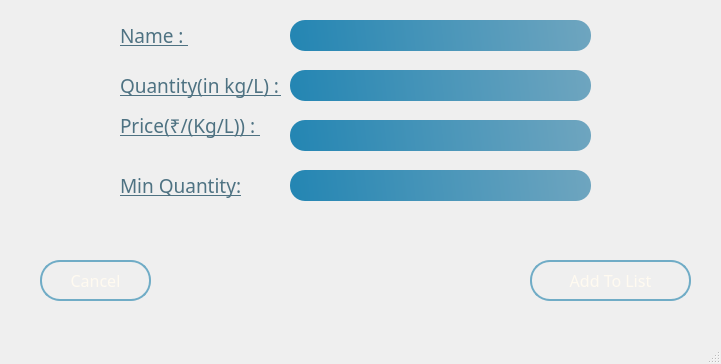
<?xml version="1.0" encoding="UTF-8"?>
<ui version="4.0">
 <class>add_rm</class>
 <widget class="QMainWindow" name="add_rm">
  <property name="geometry">
   <rect>
    <x>0</x>
    <y>0</y>
    <width>721</width>
    <height>364</height>
   </rect>
  </property>
  <property name="windowTitle">
   <string>Add Raw Material</string>
  </property>
  <property name="windowIcon">
   <iconset>
    <normaloff>icon.png</normaloff>icon.png</iconset>
  </property>
  <widget class="QWidget" name="centralwidget">
   <widget class="QLabel" name="label">
    <property name="geometry">
     <rect>
      <x>120</x>
      <y>20</y>
      <width>141</width>
      <height>31</height>
     </rect>
    </property>
    <property name="font">
     <font>
      <family>Segoe UI Variable Display Semil</family>
      <pointsize>14</pointsize>
      <underline>true</underline>
     </font>
    </property>
    <property name="styleSheet">
     <string notr="true">QLabel {
    color:rgb(78, 114, 130);
}
</string>
    </property>
    <property name="text">
     <string>Name : </string>
    </property>
   </widget>
   <widget class="QLabel" name="label_5">
    <property name="geometry">
     <rect>
      <x>120</x>
      <y>70</y>
      <width>161</width>
      <height>31</height>
     </rect>
    </property>
    <property name="font">
     <font>
      <family>Segoe UI Variable Display Semil</family>
      <pointsize>14</pointsize>
      <underline>true</underline>
     </font>
    </property>
    <property name="styleSheet">
     <string notr="true">QLabel {
    color:rgb(78, 114, 130);
}
</string>
    </property>
    <property name="text">
     <string>Quantity(in kg/L) : </string>
    </property>
   </widget>
   <widget class="QLabel" name="label_2">
    <property name="geometry">
     <rect>
      <x>120</x>
      <y>110</y>
      <width>141</width>
      <height>31</height>
     </rect>
    </property>
    <property name="font">
     <font>
      <family>Segoe UI Variable Display Semil</family>
      <pointsize>14</pointsize>
      <underline>true</underline>
     </font>
    </property>
    <property name="styleSheet">
     <string notr="true">QLabel {
    color:rgb(78, 114, 130);
}
</string>
    </property>
    <property name="text">
     <string>Price(₹/(Kg/L)) : </string>
    </property>
   </widget>
   <widget class="QLabel" name="label_1">
    <property name="geometry">
     <rect>
      <x>120</x>
      <y>170</y>
      <width>141</width>
      <height>31</height>
     </rect>
    </property>
    <property name="font">
     <font>
      <family>Segoe UI Variable Display Semil</family>
      <pointsize>14</pointsize>
      <underline>true</underline>
     </font>
    </property>
    <property name="styleSheet">
     <string notr="true">QLabel {
    color:rgb(78, 114, 130);
}
</string>
    </property>
    <property name="text">
     <string>Min Quantity:</string>
    </property>
   </widget>
   <widget class="QLineEdit" name="lineEdit">
    <property name="geometry">
     <rect>
      <x>290</x>
      <y>20</y>
      <width>301</width>
      <height>31</height>
     </rect>
    </property>
    <property name="font">
     <font>
      <family>Segoe UI Variable Small Light</family>
      <pointsize>14</pointsize>
     </font>
    </property>
    <property name="styleSheet">
     <string notr="true">QLineEdit {
    background: qlineargradient(spread:pad, x1:0.0157895, y1:0.603, x2:1, y2:0.591, stop:0 rgba(37, 134, 179, 255), stop:1 rgba(110, 165, 191, 255)); 
    
    border: qlineargradient(spread: repeat, 
                            x1: 0, y1: 0.602, x2: 1, y2: 0.597, 
                            stop: 0.0631579 rgba(0, 115, 168, 216), 
                            stop: 0.752632 rgba(25, 116, 159, 199), 
                            stop: 0.994737 rgba(49, 118, 150, 0)); 
    
    border-radius: 15px;
    padding-left: 10px;
    color: white;  
}</string>
    </property>
   </widget>
   <widget class="QLineEdit" name="lineEdit_2">
    <property name="geometry">
     <rect>
      <x>290</x>
      <y>70</y>
      <width>301</width>
      <height>31</height>
     </rect>
    </property>
    <property name="font">
     <font>
      <family>Segoe UI Variable Small Light</family>
      <pointsize>14</pointsize>
     </font>
    </property>
    <property name="styleSheet">
     <string notr="true">QLineEdit {
    background: qlineargradient(spread:pad, x1:0.0157895, y1:0.603, x2:1, y2:0.591, stop:0 rgba(37, 134, 179, 255), stop:1 rgba(110, 165, 191, 255)); 
    
    border: qlineargradient(spread: repeat, 
                            x1: 0, y1: 0.602, x2: 1, y2: 0.597, 
                            stop: 0.0631579 rgba(0, 115, 168, 216), 
                            stop: 0.752632 rgba(25, 116, 159, 199), 
                            stop: 0.994737 rgba(49, 118, 150, 0)); 
    
    border-radius: 15px;
    padding-left: 10px;
    color: white;  
}</string>
    </property>
   </widget>
   <widget class="QLineEdit" name="lineEdit_3">
    <property name="geometry">
     <rect>
      <x>290</x>
      <y>120</y>
      <width>301</width>
      <height>31</height>
     </rect>
    </property>
    <property name="font">
     <font>
      <family>Segoe UI Variable Small Light</family>
      <pointsize>14</pointsize>
     </font>
    </property>
    <property name="styleSheet">
     <string notr="true">QLineEdit {
    background: qlineargradient(spread:pad, x1:0.0157895, y1:0.603, x2:1, y2:0.591, stop:0 rgba(37, 134, 179, 255), stop:1 rgba(110, 165, 191, 255)); 
    
    border: qlineargradient(spread: repeat, 
                            x1: 0, y1: 0.602, x2: 1, y2: 0.597, 
                            stop: 0.0631579 rgba(0, 115, 168, 216), 
                            stop: 0.752632 rgba(25, 116, 159, 199), 
                            stop: 0.994737 rgba(49, 118, 150, 0)); 
    
    border-radius: 15px;
    padding-left: 10px;
    color: white;  
}</string>
    </property>
   </widget>
   <widget class="QLineEdit" name="lineEdit_4">
    <property name="geometry">
     <rect>
      <x>290</x>
      <y>170</y>
      <width>301</width>
      <height>31</height>
     </rect>
    </property>
    <property name="font">
     <font>
      <family>Segoe UI Variable Small Light</family>
      <pointsize>14</pointsize>
     </font>
    </property>
    <property name="styleSheet">
     <string notr="true">QLineEdit {
    background: qlineargradient(spread:pad, x1:0.0157895, y1:0.603, x2:1, y2:0.591, stop:0 rgba(37, 134, 179, 255), stop:1 rgba(110, 165, 191, 255)); 
    
    border: qlineargradient(spread: repeat, 
                            x1: 0, y1: 0.602, x2: 1, y2: 0.597, 
                            stop: 0.0631579 rgba(0, 115, 168, 216), 
                            stop: 0.752632 rgba(25, 116, 159, 199), 
                            stop: 0.994737 rgba(49, 118, 150, 0)); 
    
    border-radius: 15px;
    padding-left: 10px;
    color: white;  
}</string>
    </property>
   </widget>
   <widget class="QPushButton" name="cancel_pb">
    <property name="geometry">
     <rect>
      <x>40</x>
      <y>260</y>
      <width>111</width>
      <height>41</height>
     </rect>
    </property>
    <property name="font">
     <font>
      <family>Segoe UI Variable Small</family>
      <pointsize>-1</pointsize>
     </font>
    </property>
    <property name="styleSheet">
     <string notr="true">QPushButton {
    background-color: qlineargradient(spread:repeat, x1:0, y1:0.602, x2:1, y2:0.603, 
    stop:0.0631579 rgba(0, 115, 168, 216), 
    stop:0.448864 rgba(14, 116, 163, 227), 
    stop:0.653409 rgba(25, 116, 159, 199), 
    stop:0.8125 rgba(35, 117, 155, 191), 
    stop:0.982955 rgba(49, 118, 150, 185));
    
    color: #FFFAF0;  
    border-radius: 20px;      
    padding: 10px;             
    font-size: 16px;           
    border: 2px solid rgb(112, 172, 198);  /* Blue border */
}

QPushButton {
    background-color: qlineargradient(spread:repeat, x1:0, y1:0.602, x2:1, y2:0.603, 
    stop:0.0631579 rgba(0, 115, 168, 216), 
    stop:0.448864 rgba(14, 116, 163, 227), 
    stop:0.653409 rgba(25, 116, 159, 199), 
    stop:0.8125 rgba(35, 117, 155, 191), 
    stop:0.982955 rgba(49, 118, 150, 185));
    
    color: #FFFAF0;  
    border-radius: 20px;      
    padding: 10px;             
    font-size: 16px;           
    border: 2px solid rgb(112, 172, 198);  /* Blue border */
}

QPushButton:pressed {
    background-color: qlineargradient(spread:repeat, x1:0, y1:0.602, x2:1, y2:0.603, 
    stop:0.0631579 rgba(0, 100, 140, 216),
    stop:0.448864 rgba(10, 100, 140, 227), 
    stop:0.653409 rgba(20, 100, 140, 199), 
    stop:0.8125 rgba(30, 100, 140, 191), 
    stop:0.982955 rgba(40, 100, 140, 185));
}
</string>
    </property>
    <property name="text">
     <string>Cancel</string>
    </property>
   </widget>
   <widget class="QPushButton" name="add_it_pb">
    <property name="geometry">
     <rect>
      <x>530</x>
      <y>260</y>
      <width>161</width>
      <height>41</height>
     </rect>
    </property>
    <property name="font">
     <font>
      <family>Segoe UI Variable Small</family>
      <pointsize>-1</pointsize>
     </font>
    </property>
    <property name="styleSheet">
     <string notr="true">QPushButton {
    background-color: qlineargradient(spread:repeat, x1:0, y1:0.602, x2:1, y2:0.603, 
    stop:0.0631579 rgba(0, 115, 168, 216), 
    stop:0.448864 rgba(14, 116, 163, 227), 
    stop:0.653409 rgba(25, 116, 159, 199), 
    stop:0.8125 rgba(35, 117, 155, 191), 
    stop:0.982955 rgba(49, 118, 150, 185));
    
    color: #FFFAF0;  
    border-radius: 20px;      
    padding: 10px;             
    font-size: 16px;           
    border: 2px solid rgb(112, 172, 198);  /* Blue border */
}

QPushButton {
    background-color: qlineargradient(spread:repeat, x1:0, y1:0.602, x2:1, y2:0.603, 
    stop:0.0631579 rgba(0, 115, 168, 216), 
    stop:0.448864 rgba(14, 116, 163, 227), 
    stop:0.653409 rgba(25, 116, 159, 199), 
    stop:0.8125 rgba(35, 117, 155, 191), 
    stop:0.982955 rgba(49, 118, 150, 185));
    
    color: #FFFAF0;  
    border-radius: 20px;      
    padding: 10px;             
    font-size: 16px;           
    border: 2px solid rgb(112, 172, 198);  /* Blue border */
}

QPushButton:pressed {
    background-color: qlineargradient(spread:repeat, x1:0, y1:0.602, x2:1, y2:0.603, 
    stop:0.0631579 rgba(0, 100, 140, 216),
    stop:0.448864 rgba(10, 100, 140, 227), 
    stop:0.653409 rgba(20, 100, 140, 199), 
    stop:0.8125 rgba(30, 100, 140, 191), 
    stop:0.982955 rgba(40, 100, 140, 185));
}
</string>
    </property>
    <property name="text">
     <string>Add To List</string>
    </property>
   </widget>
  </widget>
  <widget class="QMenuBar" name="menubar">
   <property name="geometry">
    <rect>
     <x>0</x>
     <y>0</y>
     <width>721</width>
     <height>26</height>
    </rect>
   </property>
  </widget>
  <widget class="QStatusBar" name="statusbar"/>
 </widget>
 <resources/>
 <connections/>
</ui>
